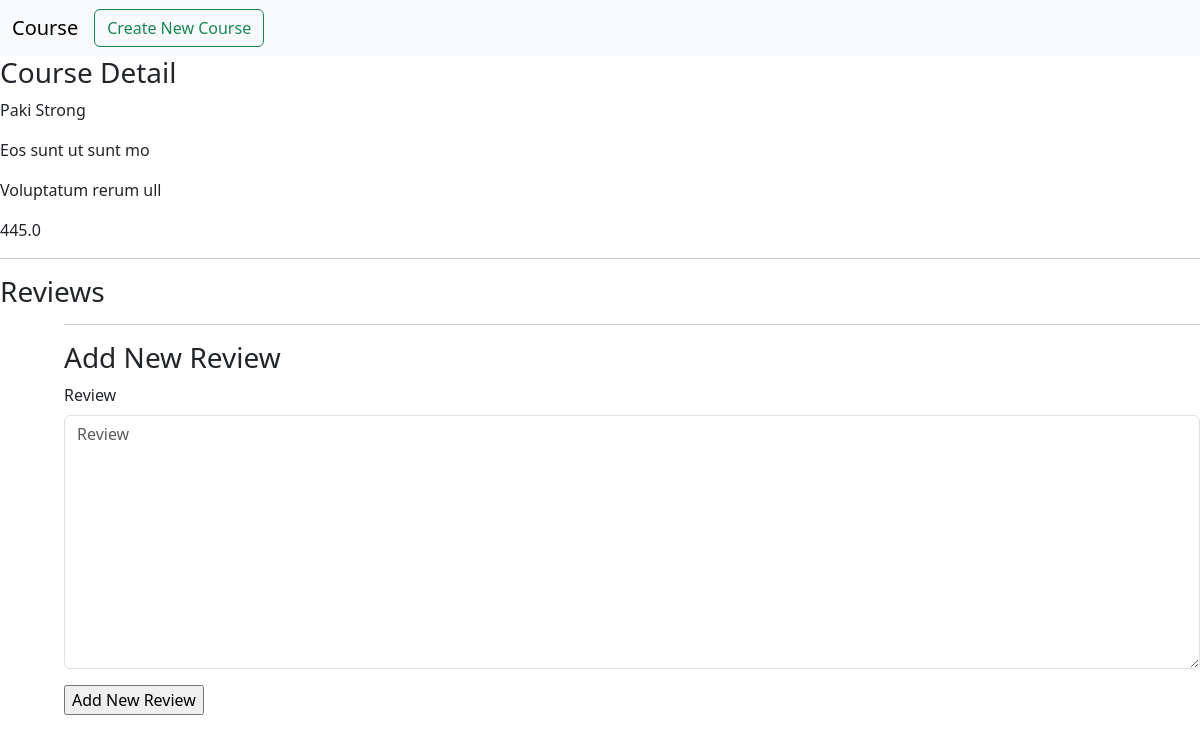
The app's page /course/13, older data.
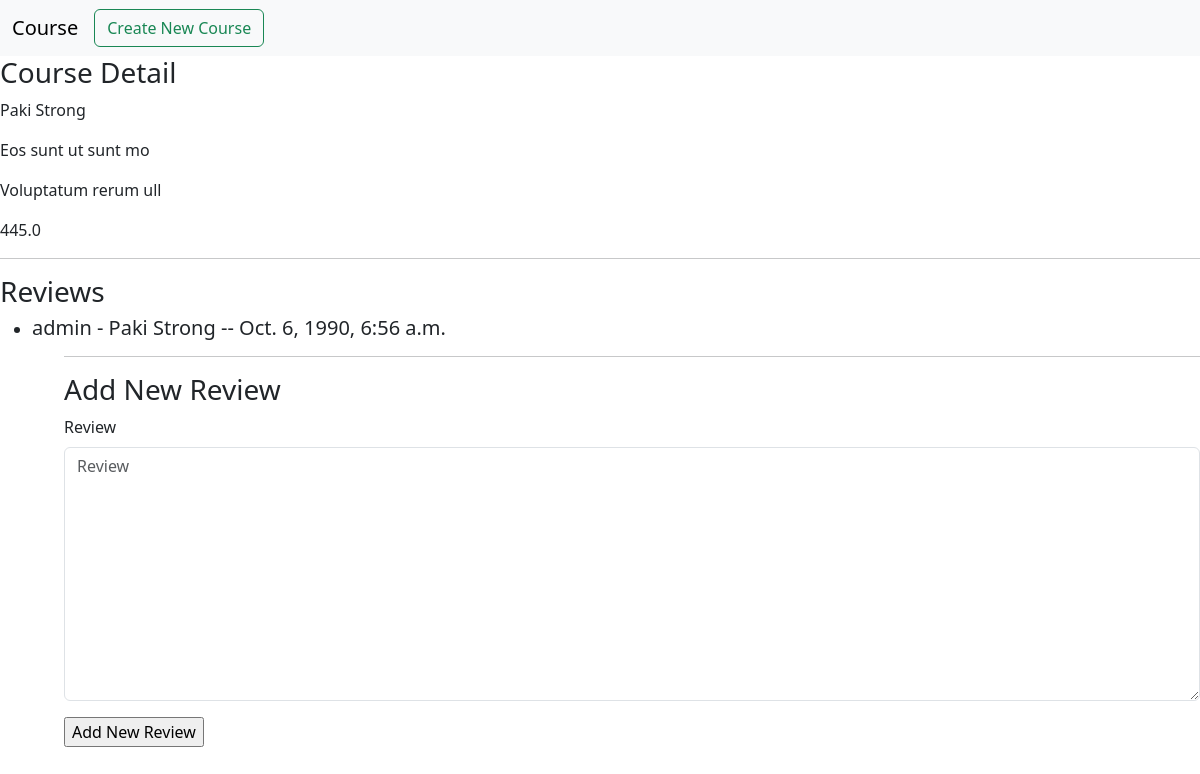
The same page, newer data.
### Course/models.py (models this page shows, shortened)
class Reviews(models.Model):
    user = models.ForeignKey(User, related_name='user_review', on_delete=models.SET_NULL, null=True,blank=True)
    course = models.ForeignKey(Course, related_name='course_review', on_delete=models.CASCADE,null=True,blank=True)
    review = models.TextField(max_length=400)
    rate = models.IntegerField(null=True,blank=True)
    created_at = models.DateTimeField(default=timezone.now)

class Course(models.Model):
    name= models.CharField(max_length=200,blank=True, null=True)
    subtitle= models.name = models.CharField(max_length=300,blank=True, null=True)
    discription = models.TextField(max_length= 1000)
    price = models.FloatField(max_length=10)
    categorie = models.ForeignKey(Categories , related_name="course_categorie" , on_delete=models.CASCADE,null=True)
    tags = TaggableManager()
    def __str__(self):
        return  f'{self.name}'

### Course/views.py (the view)
# urls.py: path('course/<int:pk>', course_detail),
def course_detail(request,pk):
    data = Course.objects.get(id=pk)
    course_review = Reviews.objects.filter(course=data)
    if request.method == 'POST':
        form = ReviewForm(request.POST)
        if form.is_valid():
            myform = form.save(commit=False)
            myform.user= request.user
            myform.review = data
            myform.save()
    else:
       form = ReviewForm()
    return render(request,'Course/course_detail.html',{'data':data,'form':form,'course_review':course_review})

### Course/forms.py
class ReviewForm(forms.ModelForm):
    class Meta:
         model= Reviews
         fields = ['review']

### Course/templates/Course/course_detail.html (shortened to what this page needs)
{% load django_bootstrap5 %}
<html lang="en">
  <head>
    <link href="https://cdn.jsdelivr.net/npm/bootstrap@5.3.2/dist/css/bootstrap.min.css" rel="stylesheet">
  </head>
  <body>
<nav class="navbar navbar-expand-lg bg-body-tertiary">
    <div class="container-fluid">
      <a class="navbar-brand" href="#">Course</a>
      <div class="collapse navbar-collapse" id="navbarSupportedContent">
    <a class="btn btn-outline-success" href="/course/new">Create New Course</a>
      </div>
    </div>
  </nav>
<h3>Course Detail</h3>
<p>{{data.name}}</p>
<p>{{data.subtitle}}</p>
</p>{{data.discription}}</p>
</p>{{data.price}}</p>
<hr/>
<h3>Reviews</h3>
    <ul>
        {% for review in  course_review %}
            <li>
                <h5>{{review.user}} - {{review.course}} -- {{review.created_at}}</h5>
            </li>
        {% endfor %}
    <ul/>
 <hr/>
<h3>Add New Review</h3>
<form method="post"  enctype="multipart/form-data">
    {% bootstrap_form form %}
    <input type="submit" value = "Add New Review">
</form>

Row changes from the older to the newer data that the page shows:
added Reviews: user "admin", course "Paki Strong", created_at "Oct. 6, 1990, 6:56 a.m."
